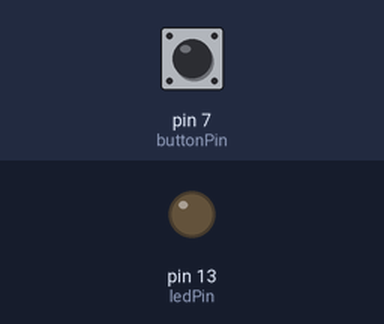
Simulated run of this sketch. Board: Arduino Uno, built with avr-gcc and run on an emulated ATmega328P. On the bench: output pins drawn as LEDs (lit = HIGH). Dashed ring = blinking. The inputs (shaded band) are chosen by the test bench; at power-on: pin 7 (buttonPin) HIGH.

Above: at 1.2 s.
1.3 s: pin 7 (buttonPin) pulled LOW for 3.2 s
At 1.7 s:
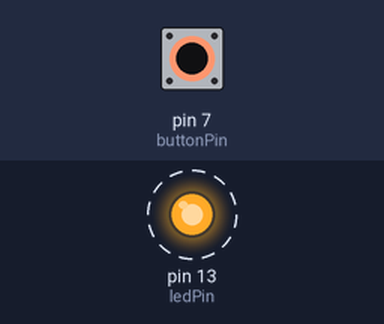
Timing chart, 0 to 6.3 s (numbered marks = the images above; inputs shaded):
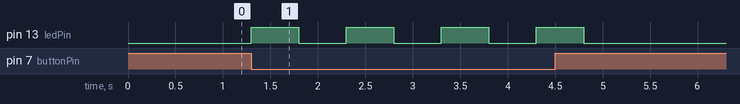

The sketch:

Control_LED_by_Long_Pressing_Push_Button.ino
```cpp
int ledPin = 13;    // Pin where the LED is connected
int buttonPin = 7;  // Pin where the pushbutton is connected
bool isButtonPressed = false;  // Track the state of the button

void setup() {
  // Initialize LED pin as an output
  pinMode(ledPin, OUTPUT);

  // Initialize button pin as an input with internal pull-up resistor
  pinMode(buttonPin, INPUT_PULLUP);
}

void loop() {
  // Read the state of the pushbutton
  isButtonPressed = digitalRead(buttonPin) == LOW; // Button is pressed when LOW

  if (isButtonPressed) {
    // If the button is pressed, make the LED blink
    digitalWrite(ledPin, HIGH);  // Turn LED on
    delay(500);                   // Wait for 500ms
    digitalWrite(ledPin, LOW);   // Turn LED off
    delay(500);                   // Wait for 500ms
  } else {
    // If the button is not pressed, keep the LED off
    digitalWrite(ledPin, LOW);   // Ensure the LED is off
  }
}
```

Measured:
- after the input at 1.3 s, pin 13 (ledPin): alternates HIGH for 0.50 s and LOW for 0.50 s, 8 changes in all, then stays LOW, starting at once
